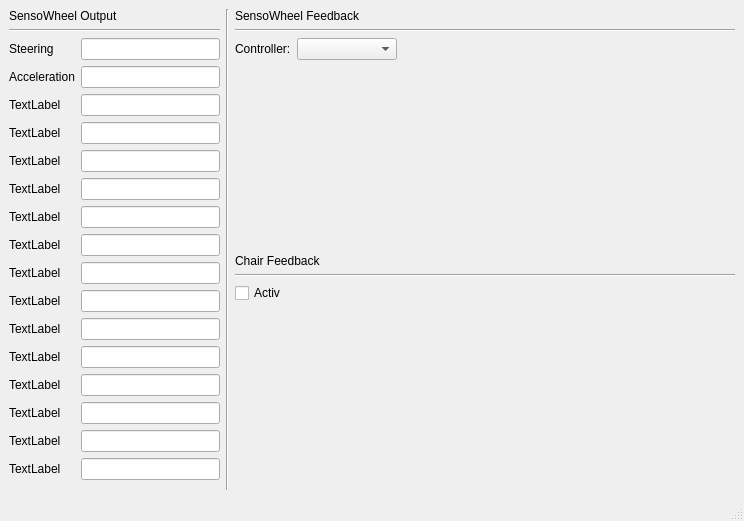
<?xml version="1.0" encoding="UTF-8"?>
<ui version="4.0">
 <class>SensoWheel</class>
 <widget class="QMainWindow" name="SensoWheel">
  <property name="geometry">
   <rect>
    <x>0</x>
    <y>0</y>
    <width>744</width>
    <height>521</height>
   </rect>
  </property>
  <property name="windowTitle">
   <string>MainWindow</string>
  </property>
  <widget class="QWidget" name="centralwidget">
   <layout class="QHBoxLayout" name="horizontalLayout_3">
    <item>
     <layout class="QHBoxLayout" name="horizontalLayout_2">
      <item>
       <layout class="QVBoxLayout" name="verticalLayout_2">
        <item>
         <widget class="QLabel" name="label">
          <property name="text">
           <string>SensoWheel Output</string>
          </property>
         </widget>
        </item>
        <item>
         <widget class="Line" name="line">
          <property name="orientation">
           <enum>Qt::Horizontal</enum>
          </property>
         </widget>
        </item>
        <item>
         <layout class="QFormLayout" name="formLayout">
          <item row="0" column="0">
           <widget class="QLabel" name="label_19">
            <property name="text">
             <string>Steering</string>
            </property>
           </widget>
          </item>
          <item row="1" column="0">
           <widget class="QLabel" name="label_18">
            <property name="text">
             <string>Acceleration</string>
            </property>
           </widget>
          </item>
          <item row="2" column="0">
           <widget class="QLabel" name="label_17">
            <property name="text">
             <string>TextLabel</string>
            </property>
           </widget>
          </item>
          <item row="3" column="0">
           <widget class="QLabel" name="label_16">
            <property name="text">
             <string>TextLabel</string>
            </property>
           </widget>
          </item>
          <item row="4" column="0">
           <widget class="QLabel" name="label_15">
            <property name="text">
             <string>TextLabel</string>
            </property>
           </widget>
          </item>
          <item row="5" column="0">
           <widget class="QLabel" name="label_14">
            <property name="text">
             <string>TextLabel</string>
            </property>
           </widget>
          </item>
          <item row="6" column="0">
           <widget class="QLabel" name="label_13">
            <property name="text">
             <string>TextLabel</string>
            </property>
           </widget>
          </item>
          <item row="7" column="0">
           <widget class="QLabel" name="label_12">
            <property name="text">
             <string>TextLabel</string>
            </property>
           </widget>
          </item>
          <item row="8" column="0">
           <widget class="QLabel" name="label_11">
            <property name="text">
             <string>TextLabel</string>
            </property>
           </widget>
          </item>
          <item row="9" column="0">
           <widget class="QLabel" name="label_10">
            <property name="text">
             <string>TextLabel</string>
            </property>
           </widget>
          </item>
          <item row="10" column="0">
           <widget class="QLabel" name="label_9">
            <property name="text">
             <string>TextLabel</string>
            </property>
           </widget>
          </item>
          <item row="11" column="0">
           <widget class="QLabel" name="label_8">
            <property name="text">
             <string>TextLabel</string>
            </property>
           </widget>
          </item>
          <item row="11" column="1">
           <widget class="QLineEdit" name="lineEdit_5"/>
          </item>
          <item row="12" column="0">
           <widget class="QLabel" name="label_7">
            <property name="text">
             <string>TextLabel</string>
            </property>
           </widget>
          </item>
          <item row="12" column="1">
           <widget class="QLineEdit" name="lineEdit_4"/>
          </item>
          <item row="13" column="0">
           <widget class="QLabel" name="label_6">
            <property name="text">
             <string>TextLabel</string>
            </property>
           </widget>
          </item>
          <item row="13" column="1">
           <widget class="QLineEdit" name="lineEdit_3"/>
          </item>
          <item row="14" column="0">
           <widget class="QLabel" name="label_5">
            <property name="text">
             <string>TextLabel</string>
            </property>
           </widget>
          </item>
          <item row="14" column="1">
           <widget class="QLineEdit" name="lineEdit_2"/>
          </item>
          <item row="15" column="0">
           <widget class="QLabel" name="label_4">
            <property name="text">
             <string>TextLabel</string>
            </property>
           </widget>
          </item>
          <item row="15" column="1">
           <widget class="QLineEdit" name="lineEdit"/>
          </item>
          <item row="0" column="1">
           <widget class="QLineEdit" name="lineEdit_6"/>
          </item>
          <item row="1" column="1">
           <widget class="QLineEdit" name="lineEdit_7"/>
          </item>
          <item row="2" column="1">
           <widget class="QLineEdit" name="lineEdit_8"/>
          </item>
          <item row="3" column="1">
           <widget class="QLineEdit" name="lineEdit_9"/>
          </item>
          <item row="4" column="1">
           <widget class="QLineEdit" name="lineEdit_10"/>
          </item>
          <item row="5" column="1">
           <widget class="QLineEdit" name="lineEdit_11"/>
          </item>
          <item row="6" column="1">
           <widget class="QLineEdit" name="lineEdit_12"/>
          </item>
          <item row="7" column="1">
           <widget class="QLineEdit" name="lineEdit_13"/>
          </item>
          <item row="8" column="1">
           <widget class="QLineEdit" name="lineEdit_14"/>
          </item>
          <item row="9" column="1">
           <widget class="QLineEdit" name="lineEdit_15"/>
          </item>
          <item row="10" column="1">
           <widget class="QLineEdit" name="lineEdit_16"/>
          </item>
         </layout>
        </item>
        <item>
         <spacer name="verticalSpacer">
          <property name="orientation">
           <enum>Qt::Vertical</enum>
          </property>
          <property name="sizeHint" stdset="0">
           <size>
            <width>20</width>
            <height>40</height>
           </size>
          </property>
         </spacer>
        </item>
       </layout>
      </item>
      <item>
       <widget class="Line" name="line_3">
        <property name="orientation">
         <enum>Qt::Vertical</enum>
        </property>
       </widget>
      </item>
      <item>
       <layout class="QVBoxLayout" name="verticalLayout">
        <item>
         <widget class="QLabel" name="label_2">
          <property name="text">
           <string>SensoWheel Feedback</string>
          </property>
         </widget>
        </item>
        <item>
         <widget class="Line" name="line_2">
          <property name="orientation">
           <enum>Qt::Horizontal</enum>
          </property>
         </widget>
        </item>
        <item>
         <layout class="QHBoxLayout" name="horizontalLayout_4">
          <item>
           <widget class="QLabel" name="label_20">
            <property name="text">
             <string>Controller:</string>
            </property>
           </widget>
          </item>
          <item>
           <widget class="QComboBox" name="comboBox">
            <property name="minimumSize">
             <size>
              <width>100</width>
              <height>0</height>
             </size>
            </property>
           </widget>
          </item>
          <item>
           <spacer name="horizontalSpacer">
            <property name="orientation">
             <enum>Qt::Horizontal</enum>
            </property>
            <property name="sizeHint" stdset="0">
             <size>
              <width>40</width>
              <height>20</height>
             </size>
            </property>
           </spacer>
          </item>
         </layout>
        </item>
        <item>
         <spacer name="verticalSpacer_2">
          <property name="orientation">
           <enum>Qt::Vertical</enum>
          </property>
          <property name="sizeHint" stdset="0">
           <size>
            <width>20</width>
            <height>40</height>
           </size>
          </property>
         </spacer>
        </item>
        <item>
         <widget class="QLabel" name="label_3">
          <property name="text">
           <string>Chair Feedback</string>
          </property>
         </widget>
        </item>
        <item>
         <widget class="Line" name="line_4">
          <property name="minimumSize">
           <size>
            <width>500</width>
            <height>0</height>
           </size>
          </property>
          <property name="orientation">
           <enum>Qt::Horizontal</enum>
          </property>
         </widget>
        </item>
        <item>
         <layout class="QHBoxLayout" name="horizontalLayout_5">
          <item>
           <widget class="QCheckBox" name="checkBox">
            <property name="text">
             <string>Activ</string>
            </property>
           </widget>
          </item>
         </layout>
        </item>
        <item>
         <spacer name="verticalSpacer_3">
          <property name="orientation">
           <enum>Qt::Vertical</enum>
          </property>
          <property name="sizeHint" stdset="0">
           <size>
            <width>20</width>
            <height>40</height>
           </size>
          </property>
         </spacer>
        </item>
       </layout>
      </item>
     </layout>
    </item>
   </layout>
  </widget>
  <widget class="QMenuBar" name="menubar">
   <property name="geometry">
    <rect>
     <x>0</x>
     <y>0</y>
     <width>744</width>
     <height>21</height>
    </rect>
   </property>
  </widget>
  <widget class="QStatusBar" name="statusbar"/>
 </widget>
 <resources/>
 <connections/>
</ui>
